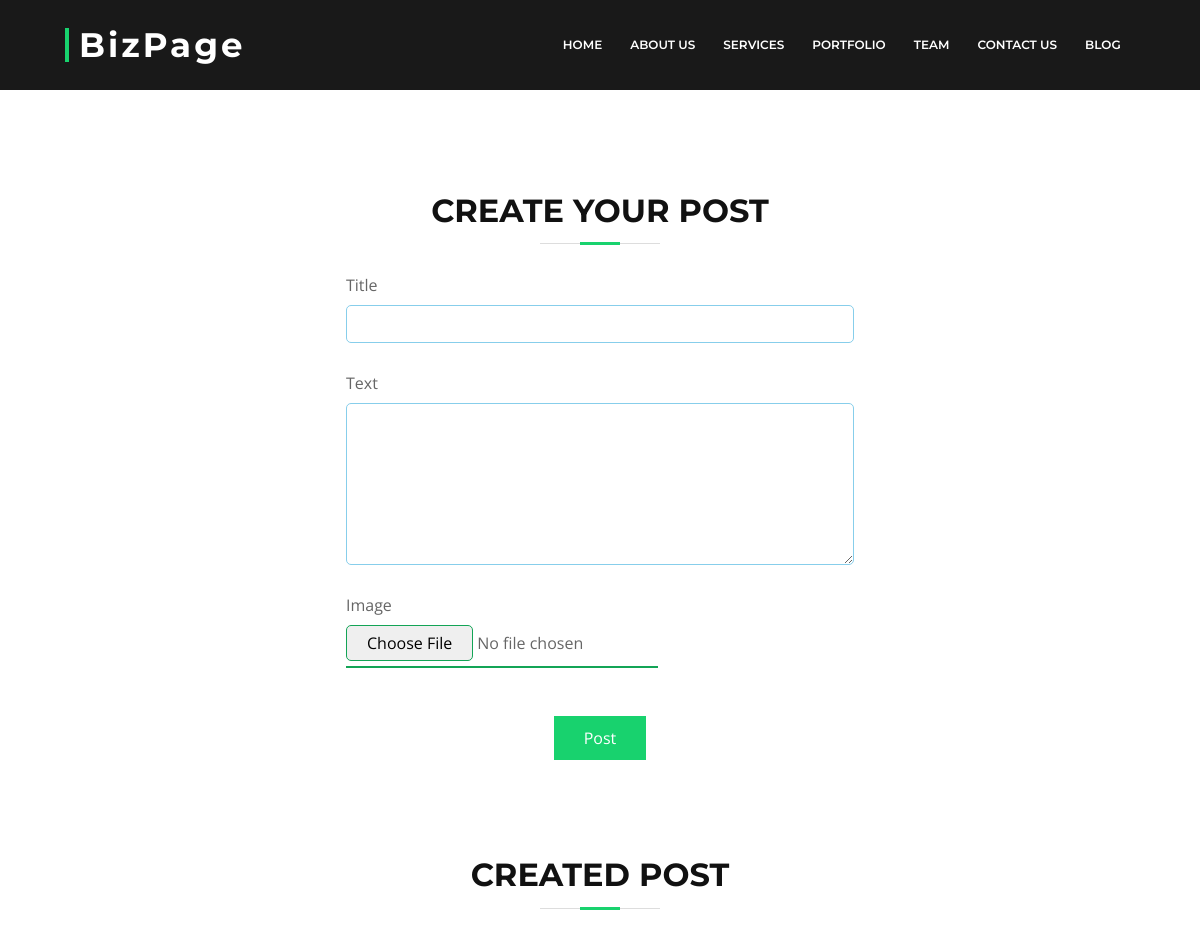
/post/create (signed in), run on an earlier commit of the app's database.
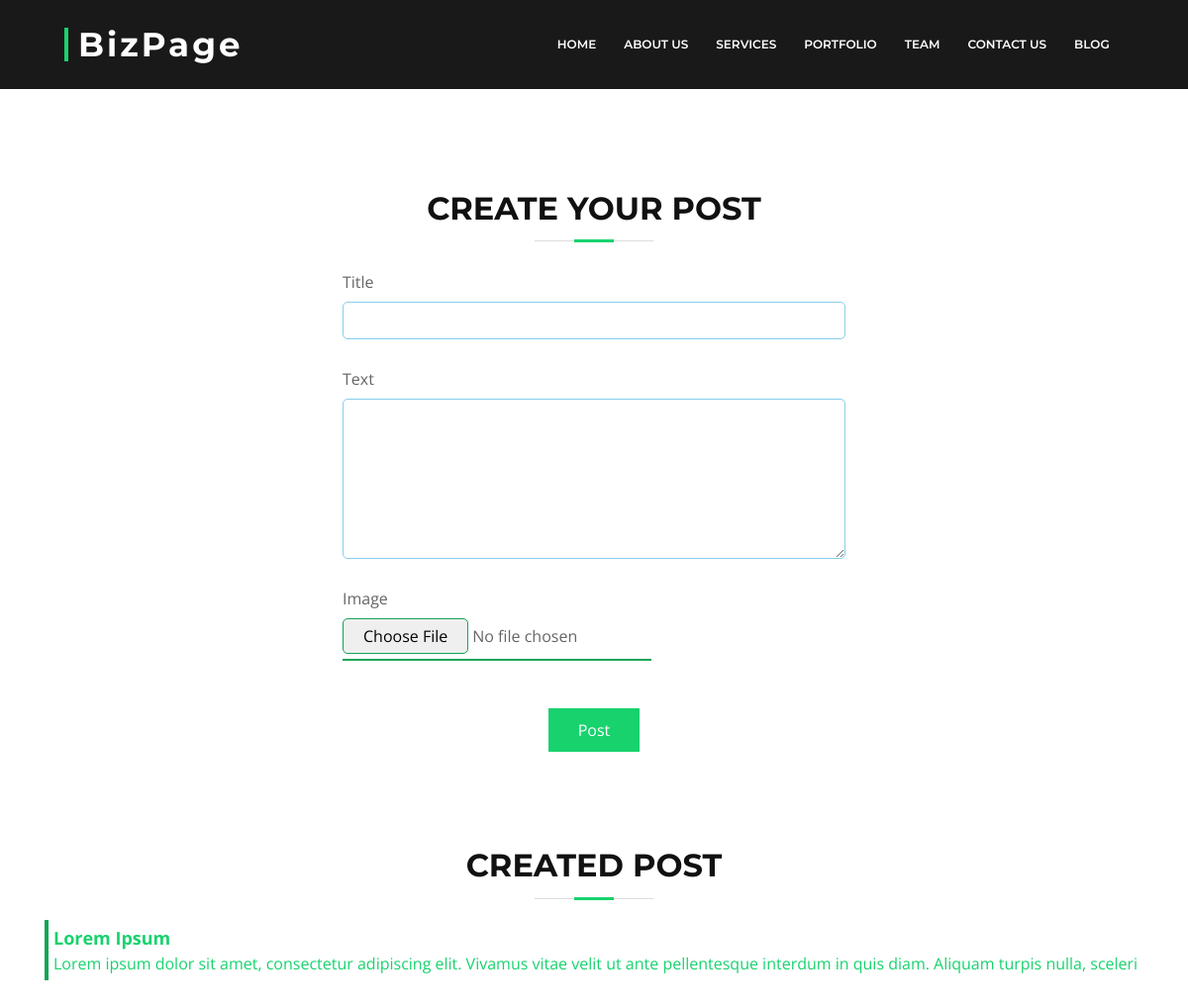
And on a later commit of the database.
### blog/models.py (models this page shows, shortened)
class Post(models.Model, HitCountMixin):
    user = models.ForeignKey(User, on_delete=models.CASCADE)
    title = models.CharField(max_length=250)
    text = models.TextField(max_length=1000)
    view = models.IntegerField(null=True, default=0)
    created_at = models.DateTimeField(auto_now=True)
    updated_at = models.DateTimeField(auto_now=True)

### blog/views.py (the view, shortened to what this page needs)
# urls.py: path('post/create', views.create_post, name='create_post'),
def create_post(request):
    blog_post_form=BlogPostForm()
    image_form = PostImageForm()
    recent_post = Post.objects.filter(user=request.user).order_by('-created_at')[:5]
    context = {
        'post_form':blog_post_form,
        'image_form':image_form,
        'recent_post':recent_post
    }
    return render(request, 'forms/post_form.html', context)

### blog/forms.py
class BlogPostForm(forms.ModelForm):
    class Meta:
        model = Post
        fields = ['title','text']
        widgets = {
            'title': forms.TextInput(attrs={
                'class':'form-control shadow-none',
                'required':True }),
            'text': forms.Textarea(attrs={
                'rows':6,
                'required':True
                })
        }

class PostImageForm(forms.ModelForm):
    class Meta:
        model = PostImage
        field = "__all___"
        exclude = ('post',)
        widgets = {
            'image': forms.FileInput(attrs={'type':'file'})
        }

### templates/forms/post_form.html (shortened to what this page needs)
{% load static %}
{% include '../links/link.html' %}
{% include './sub-header.html' %}
<div class="container pt-5 mt-5">
    <div class="row">
        <div class="col-lg-3 col-md-3 col-sm-12 py-4">
        </div>
        <div class="col-lg-6 col-md-6 col-sm-12 pt-5">
            <div class="section-header ">
                <h3>Create Your Post</h3>
            </div>
            <form action="{% url 'create_post' %}" enctype="multipart/form-data" method="POST" class="px-3" >
                {% for field in post_form %}
                <label class="mt-2">{{field.label}}</label>
                <div class="" >{{field}}</div>
                {% endfor %}
                {% for field in image_form %}
                <label class="mt-2">{{field.label}}</label>
                {{field}}
                {% endfor %}
                <div class="text-center my-5">
                    <button type="submit">Post</button>
                </div>
            </form>
        </div>
        <div class="col-lg-3 col-md-3 col-sm-12">
        </div>
    </div>
    <div class="post-container my-5">
        <div class="section-header ">
            <h3>Created Post</h3>
        </div>
        <div class="posts">
            {% for post in recent_post %}
            <div class="item-container">
                <a href="{% url 'post_view' post.id %}">
                <p class="post-title">{{post.title}}</p>
                <p class="post-description">{{post.text}}</p>
                </a>
            </div>
            {% endfor %}
        </div>
    </div>
</div>

What changed in the data, as far as the page shows it:
added Post: title "Lorem Ipsum", text "Lorem ipsum dolor sit amet, consectetur adipiscing elit. Vivamus vitae velit ut ante pellentesque interdum in quis diam. Aliquam turpis nulla,…"
